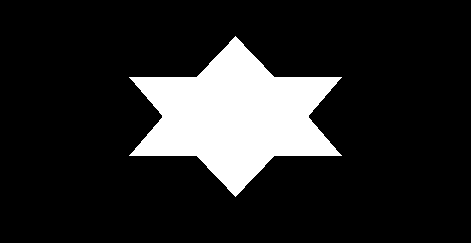
#> input picture p0624/image/01_test.png, 471 x 243 px
$ python 01_ContourApproximation.py
#> lines starting #> are read from the running program, lines starting #| are printed output that depends on the picture; after the words box and inside, x2 and y2 are one past the last pixel; in counts of white or black regions, pixels touching at a corner belong together
import cv2
from matplotlib import pyplot as plt

img = cv2.imread("image/01_test.png")
#> img is the input picture: shape (243, 471, 3); 15.2% white; 1 white region, box (x1, y1, x2, y2) and area: (129, 36, 342, 197) 17350
img1 = img.copy()
img2 = img.copy()

imgray = cv2.cvtColor(img, cv2.COLOR_BGR2GRAY)
#> imgray: shape (243, 471); 15.2% white; 1 white region

# 임계값을 적용한 이미지
ret, thresh = cv2.threshold(imgray, 127, 255, 0)

contours, hierachy = cv2.findContours(thresh, cv2.RETR_TREE, cv2.CHAIN_APPROX_SIMPLE)
#> contours = 1 contour; box (x1, y1, x2, y2) and area: (129, 36, 342, 197) 17055

cnt = contours[0]
#> cnt = contour of 70 points, box (x1, y1, x2, y2) (129, 36, 342, 197), area 17055

epsilon1 = 0.01 * cv2.arcLength(cnt, True)
#> epsilon1 = 7.07
epsilon2 = 0.1 * cv2.arcLength(cnt, True)
#> epsilon2 = 70.73

approx1 = cv2.approxPolyDP(cnt, epsilon1, True)
#> approx1 = contour of 12 points, box (x1, y1, x2, y2) (129, 36, 342, 197), area 17160
approx2 = cv2.approxPolyDP(cnt, epsilon2, True)
#> approx2 = [[235, 36], [129, 77], [235, 196], [341, 155]]

cv2.drawContours(img, [cnt], 0, (0, 255, 0), 3)
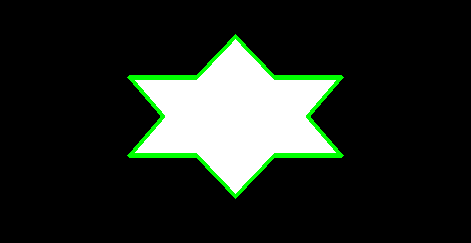
#> img: shape (243, 471, 3); 2.55% of pixels changed, all inside (x1, y1, x2, y2) = (127, 34, 344, 199)
cv2.drawContours(img1, [approx1], 0, (0, 255, 0), 3)
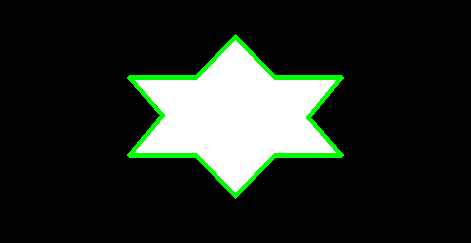
#> img1: shape (243, 471, 3); 2.76% of pixels changed, all inside (x1, y1, x2, y2) = (127, 34, 344, 199)
cv2.drawContours(img2, [approx2], 0, (0, 255, 0), 3)
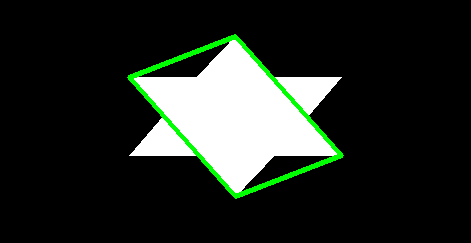
#> img2: shape (243, 471, 3); 2.21% of pixels changed, all inside (x1, y1, x2, y2) = (127, 34, 344, 199)

titles = ['Original', '1%', '10%']
images = [img, img1, img2]

for i in range(3):
    plt.subplot(1, 3, i+1), plt.title(titles[i]), plt.imshow(images[i])
    plt.xticks([]),plt.yticks([])
plt.show()
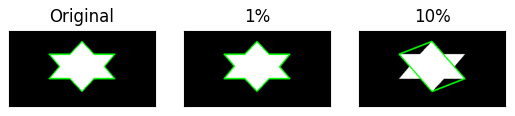
#> figure drawn by matplotlib, 3 panels

$ run again, with p0624/image/02_test.PNG copied over p0624/image/01_test.png
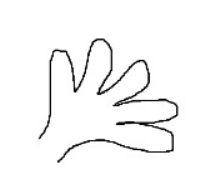
#> input picture p0624/image/02_test.PNG, 221 x 196 px
#> img is the input picture: shape (196, 221, 3); min 0, max 255, mean 247.4
#> `ret, thresh = cv2.threshold(imgray, 127, 255, 0)`:
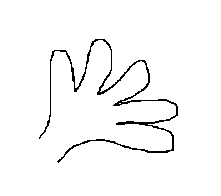
#> thresh: shape (196, 221); 97.1% white; black in thin lines or dots, all inside (x1, y1, x2, y2) = (39, 39, 178, 163)
#> contours = 3 contours, 1 with area under 20; largest, box (x1, y1, x2, y2) and area: (0, 0, 221, 196) 42900, (38, 38, 179, 164) 1888
#> cnt = [[0, 0], [0, 195], [220, 195], [220, 0]]
#> epsilon1 = 8.3
#> epsilon2 = 83
#> approx1 = [[0, 0], [0, 195], [220, 195], [220, 0]]
#> img: shape (196, 221, 3); 5.69% of pixels changed, all inside (x1, y1, x2, y2) = (0, 0, 221, 196)
#> `plt.show()`:
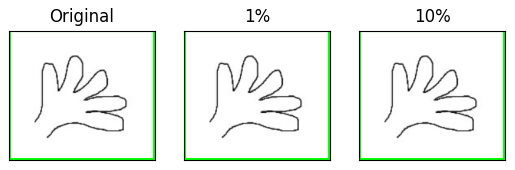
#> figure drawn by matplotlib, 3 panels

$ run again, with p0624/image/03_test.PNG copied over p0624/image/01_test.png
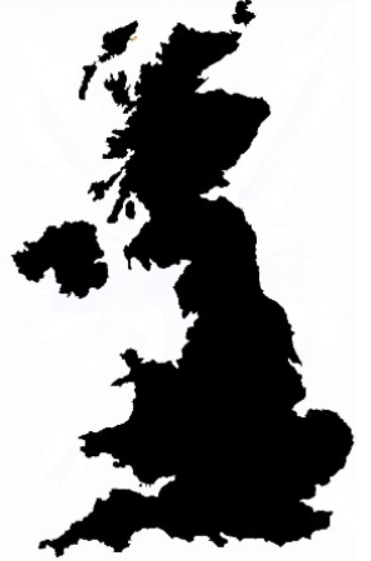
#> input picture p0624/image/03_test.PNG, 371 x 561 px
#> img is the input picture: shape (561, 371, 3); mean B, G, R 157.2, 157, 157
#> `ret, thresh = cv2.threshold(imgray, 127, 255, 0)`:
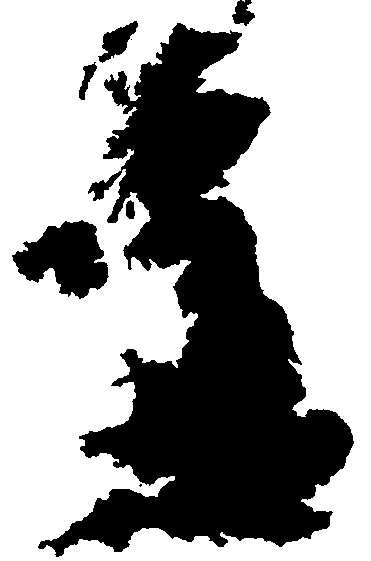
#> thresh: shape (561, 371); 61.9% white; 8 black regions (2 under 20 px)
#> contours = 9 contours, 3 with area under 20; largest, box (x1, y1, x2, y2) and area: (0, 0, 371, 561) 206795, (37, 22, 355, 558) 74364, (11, 219, 110, 300) 4790, (97, 20, 139, 64) 826, (78, 61, 98, 101) 327, (125, 199, 136, 220) 160
#> cnt = [[242, 0], [243, 0], [244, 1], [244, 0]]
#> epsilon1 = 0.0541
#> epsilon2 = 0.541
#> approx1 = [[242, 0], [243, 0], [244, 1], [244, 0]]
#> approx2 = [[242, 0], [244, 1], [244, 0]]
#> img: shape (561, 371, 3); 0.01% of pixels changed, all inside (x1, y1, x2, y2) = (240, 0, 247, 4)
#> `plt.show()`:
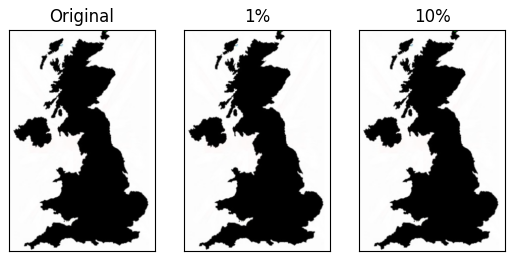
#> figure drawn by matplotlib, 3 panels; B, G, R data is drawn as R, G, B
